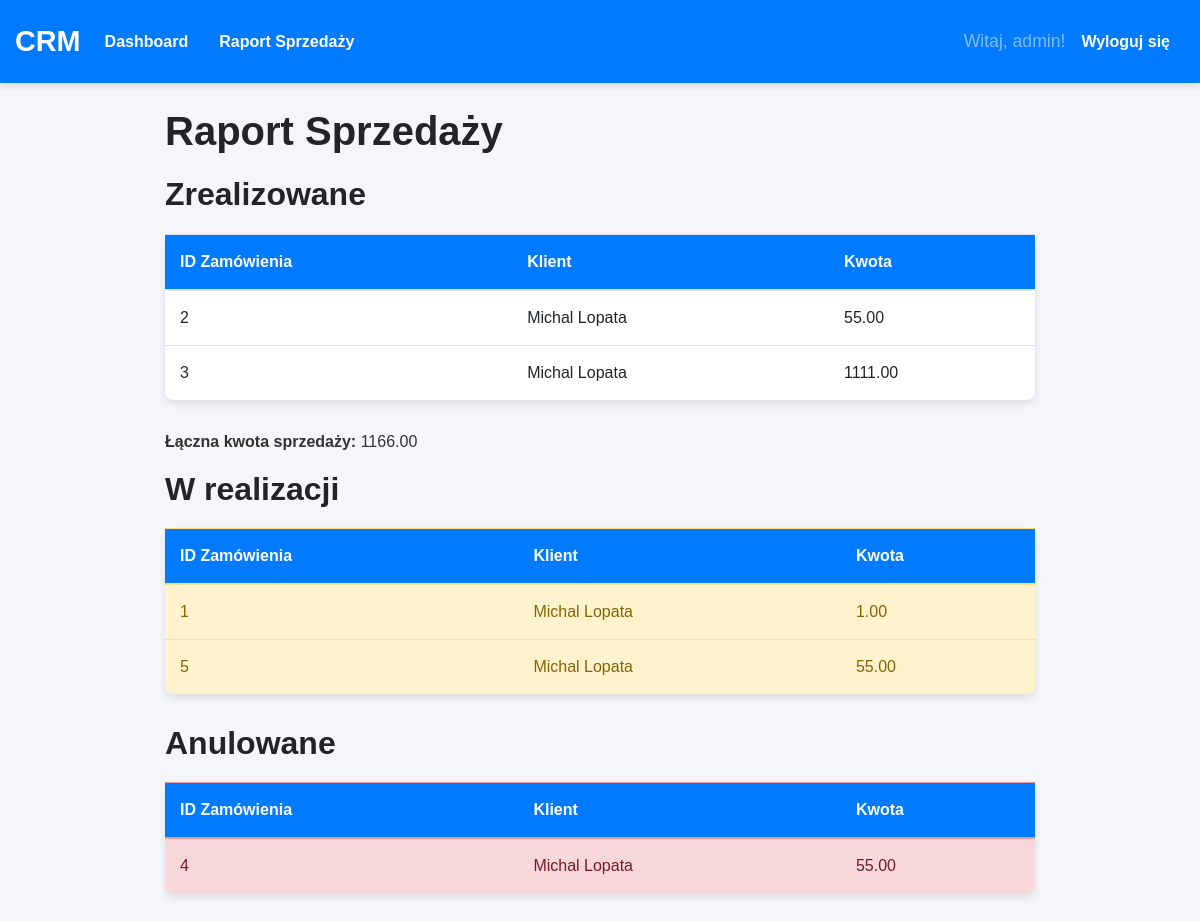
Screenshot of /raport-sprzedazy/ (signed in) with the database file from the repository.
### crm_app/models.py (models this page shows, shortened)
class Zamowienie(models.Model):
    klient = models.ForeignKey(Klient, on_delete=models.CASCADE)
    data_zamowienia = models.DateTimeField(auto_now_add=True)
    status = models.CharField(max_length=15, choices=[
        ('w_realizacji', 'W realizacji'),
        ('zrealizowane', 'Zrealizowane'),
        ('anulowane', 'Anulowane'),
    ])
    kwota = models.DecimalField(max_digits=10, decimal_places=2)

class Klient(models.Model):
    imie = models.CharField(max_length=50)
    nazwisko = models.CharField(max_length=50)
    adres = models.CharField(max_length=255)
    numer_telefonu = models.CharField(max_length=20)
    email = models.EmailField(unique=True)
    kategoria = models.CharField(max_length=10, choices=[
        ('nowy', 'Nowy'),
        ('staly', 'Stały'),
        ('VIP', 'VIP'),
    ])
    data_dodania = models.DateTimeField(auto_now_add=True)
    def __str__(self):
        return f"{self.imie} {self.nazwisko}"

### crm_app/views.py (the view)
# urls.py: path('raport-sprzedazy/', views.raport_sprzedazy, name='raport-sprzedazy'),
@login_required
def raport_sprzedazy(request):
    zamowienia_zrealizowane = Zamowienie.objects.filter(status='zrealizowane')
    zamowienia_anulowane = Zamowienie.objects.filter(status='anulowane')
    zamowienia_w_realizacji = Zamowienie.objects.filter(status='w_realizacji')
    laczna_kwota = sum(z.kwota for z in zamowienia_zrealizowane)
    context = {
        'zamowienia_zrealizowane': zamowienia_zrealizowane,
        'zamowienia_anulowane': zamowienia_anulowane,
        'zamowienia_w_realizacji': zamowienia_w_realizacji,
        'laczna_kwota': laczna_kwota,
    }
    return render(request, 'crm_app/raport_sprzedazy.html', context)

### crm_app/templates/crm_app/raport_sprzedazy.html (shortened to what this page needs)
{% extends 'crm_app/base.html' %}
{% block content %}
    <h1>Raport Sprzedaży</h1>
    <h2>Zrealizowane</h2>
    <table class="table">
        <thead>
            <tr>
                <th>ID Zamówienia</th>
                <th>Klient</th>
                <th>Kwota</th>
            </tr>
        </thead>
        <tbody>
            {% for zamowienie in zamowienia_zrealizowane %}
                <tr>
                    <td>{{ zamowienie.id }}</td>
                    <td>{{ zamowienie.klient }}</td>
                    <td>{{ zamowienie.kwota }}</td>
                </tr>
            {% empty %}
                <tr>
                    <td colspan="3">Brak zrealizowanych zamówień.</td>
                </tr>
            {% endfor %}
        </tbody>
    </table>
    <p><strong>Łączna kwota sprzedaży:</strong> {{ laczna_kwota }}</p>
    <h2>W realizacji</h2>
    <table class="table table-warning">
        <thead>
            <tr>
                <th>ID Zamówienia</th>
                <th>Klient</th>
                <th>Kwota</th>
            </tr>
        </thead>
        <tbody>
            {% for zamowienie in zamowienia_w_realizacji %}
                <tr>
                    <td>{{ zamowienie.id }}</td>
                    <td>{{ zamowienie.klient }}</td>
                    <td>{{ zamowienie.kwota }}</td>
                </tr>
            {% empty %}
                <tr>
                    <td colspan="3">Brak zamówień w realizacji.</td>
                </tr>
            {% endfor %}
        </tbody>
    </table>
    <h2>Anulowane</h2>
    <table class="table table-danger">
        <thead>
            <tr>
                <th>ID Zamówienia</th>
                <th>Klient</th>
                <th>Kwota</th>
            </tr>
        </thead>
        <tbody>
            {% for zamowienie in zamowienia_anulowane %}
                <tr>
                    <td>{{ zamowienie.id }}</td>
                    <td>{{ zamowienie.klient }}</td>
                    <td>{{ zamowienie.kwota }}</td>
                </tr>
            {% empty %}
                <tr>
                    <td colspan="3">Brak anulowanych zamówień.</td>
                </tr>
            {% endfor %}
        </tbody>
    </table>
{% endblock %}

### crm_app/templates/crm_app/base.html (shortened to what this page needs)
{% load static %}
<!DOCTYPE html>
<html lang="pl">
<head>
    <link rel="stylesheet" href="https://stackpath.bootstrapcdn.com/bootstrap/4.5.2/css/bootstrap.min.css">
    <link rel="stylesheet" type="text/css" href="{% static 'crm_app/styles.css' %}">
</head>
<body>
    <nav class="navbar navbar-expand-lg navbar-dark bg-primary">
        <a class="navbar-brand" href="{% url 'dashboard' %}">CRM</a>
        <div class="collapse navbar-collapse" id="navbarNav">
            <ul class="navbar-nav mr-auto">
                {% if user.is_authenticated %}
                    <li class="nav-item">
                        <a class="nav-link" href="{% url 'dashboard' %}">Dashboard</a>
                    </li>
                    <li class="nav-item">
                        <a class="nav-link" href="{% url 'raport-sprzedazy' %}">Raport Sprzedaży</a>
                    </li>
                {% endif %}
            </ul>
            <ul class="navbar-nav ml-auto align-items-center">
                {% if user.is_authenticated %}
                    <li class="nav-item">
                        <span class="navbar-text mr-3">Witaj, {{ user.username }}!</span>
                    </li>
                    <li class="nav-item">
                        <a href="{% url 'logout' %}" class="nav-link text-white" style="padding: 0;">Wyloguj się</a>
                    </li>
                {% endif %}
            </ul>
        </div>
    </nav>
    <div class="container mt-4">
        {% block content %}
        {% endblock %}
    </div>
</body>
</html>

### crm_app/static/crm_app/styles.css (style rules this page uses)
body { background-color: #f4f6f9; font-family: 'Arial', sans-serif; color: #333; }
h1, h2 { color: #212529; margin-bottom: 20px; font-weight: bold; }
h1 { font-size: 2.5rem; }
h2 { font-size: 2rem; }
.navbar { background-color: #007bff; padding: 15px; box-shadow: 0 4px 6px rgba(0, 0, 0, 0.1); }
.navbar-brand { font-size: 1.8rem; font-weight: bold; color: #ffffff !important; }
.navbar-nav .nav-link { color: #ffffff !important; font-weight: 600; margin-right: 15px; }
.navbar-text { font-size: 1.1rem; color: #ffffff; }
.table { width: 100%; margin-bottom: 30px; background-color: #ffffff; border-radius: 8px; box-shadow: 0 4px 8px rgba(0, 0, 0, 0.1); }
.table th, .table td { padding: 15px; text-align: left; border-bottom: 1px solid #dee2e6; }
.table th { background-color: #007bff; color: #ffffff; font-weight: bold; }
.table tr:last-child td { border-bottom: none; }
.table-warning { background-color: #fff3cd; color: #856404; }
.table-danger { background-color: #f8d7da; color: #721c24; }
.mt-4 { margin-top: 1.5rem !important; }
.container { margin-top: 50px; max-width: 900px; }
.mr-3 { margin-right: 1rem !important; }

### rows the page displays
Zamowienie: id "2", klient "Michal Lopata", kwota "55.00"
Zamowienie: id "3", klient "Michal Lopata", kwota "1111.00"
Zamowienie: id "1", klient "Michal Lopata", kwota "1.00"
Zamowienie: id "5", klient "Michal Lopata", kwota "55.00"
Zamowienie: id "4", klient "Michal Lopata", kwota "55.00"

### other values shown
{{ user.username }} "admin"
{{ laczna_kwota }} "1166.00"
